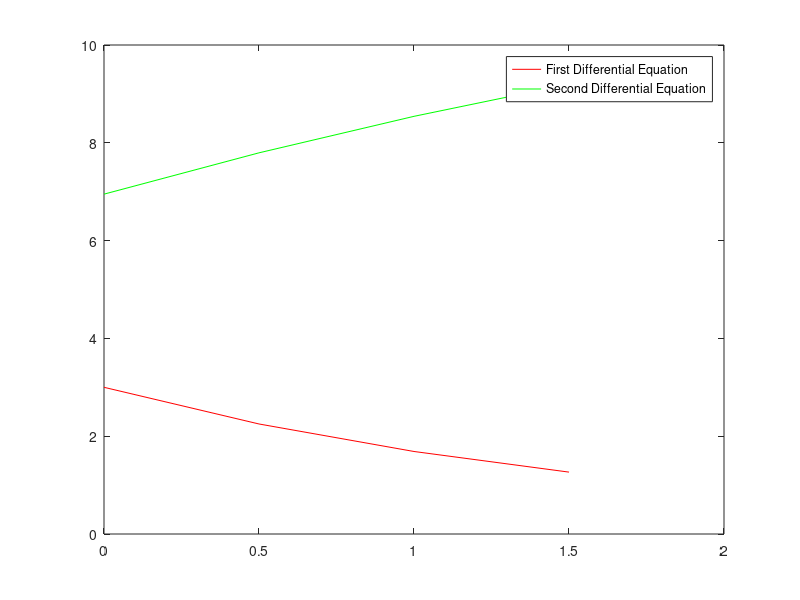

This chart was generated by the following MATLAB code:
clc
clear all
%initial conditions
x=0;   
y1=4;    
y2=6 ; 


h=0.5;  %step size


%euler method
for i=1:4
    
    lamda=-0.5*y1;   %lamda=dy1/dx
    y1 = y1 + lamda*h;
    Y1(1,i)=y1;
    
    z_prime = 4-0.3*y2 -0.1*y1 ;        %z_prime=dy2/dx
    y2 =y2 + z_prime*h;
    Y2(1,i)=y2;
    
    X(1,i)=x;
    x=x+h;
    
end

plot(X,Y1,'r')
hold on
plot(X,Y2,'g')
legend('First Differential Equation','Second Differential Equation')





